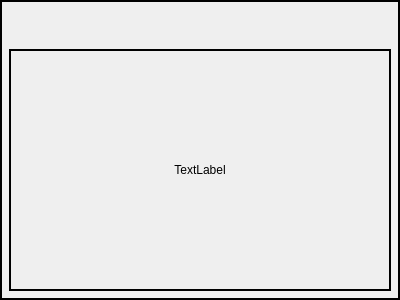
<?xml version="1.0" encoding="UTF-8"?>
<ui version="4.0">
 <class>Form</class>
 <widget class="QWidget" name="Form">
  <property name="geometry">
   <rect>
    <x>0</x>
    <y>0</y>
    <width>400</width>
    <height>300</height>
   </rect>
  </property>
  <property name="windowTitle">
   <string>Form</string>
  </property>
  <property name="styleSheet">
   <string notr="true"/>
  </property>
  <layout class="QGridLayout" name="gridLayout">
   <property name="leftMargin">
    <number>0</number>
   </property>
   <property name="topMargin">
    <number>0</number>
   </property>
   <property name="rightMargin">
    <number>0</number>
   </property>
   <property name="bottomMargin">
    <number>0</number>
   </property>
   <property name="spacing">
    <number>0</number>
   </property>
   <item row="0" column="0">
    <widget class="QWidget" name="widget" native="true">
     <property name="styleSheet">
      <string notr="true">border: 2px solid black;</string>
     </property>
     <layout class="QGridLayout" name="gridLayout_2">
      <item row="1" column="0">
       <widget class="RedrawLabel" name="label">
        <property name="text">
         <string>TextLabel</string>
        </property>
        <property name="alignment">
         <set>Qt::AlignCenter</set>
        </property>
       </widget>
      </item>
      <item row="0" column="0">
       <spacer name="verticalSpacer">
        <property name="orientation">
         <enum>Qt::Vertical</enum>
        </property>
        <property name="sizeType">
         <enum>QSizePolicy::Fixed</enum>
        </property>
        <property name="sizeHint" stdset="0">
         <size>
          <width>20</width>
          <height>40</height>
         </size>
        </property>
       </spacer>
      </item>
     </layout>
    </widget>
   </item>
  </layout>
 </widget>
 <customwidgets>
  <customwidget>
   <class>RedrawLabel</class>
   <extends>QLabel</extends>
   <header>redraw_label.h</header>
  </customwidget>
 </customwidgets>
 <resources/>
 <connections/>
</ui>
